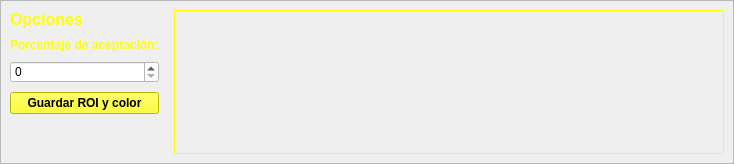
      <widget class="QWidget" name="tab_10">
       <attribute name="title">
        <string>COLOR</string>
       </attribute>
       <layout class="QGridLayout" name="gridLayout_23">
        <property name="leftMargin">
         <number>0</number>
        </property>
        <property name="topMargin">
         <number>0</number>
        </property>
        <property name="rightMargin">
         <number>0</number>
        </property>
        <property name="bottomMargin">
         <number>0</number>
        </property>
        <item row="0" column="0">
         <widget class="QFrame" name="frame_12">
          <property name="frameShape">
           <enum>QFrame::StyledPanel</enum>
          </property>
          <property name="frameShadow">
           <enum>QFrame::Raised</enum>
          </property>
          <layout class="QGridLayout" name="gridLayout_24">
           <property name="horizontalSpacing">
            <number>15</number>
           </property>
           <property name="verticalSpacing">
            <number>9</number>
           </property>
           <item row="2" column="0">
            <widget class="QSpinBox" name="pAceptacionColorSpin">
             <property name="styleSheet">
              <string notr="true">background-color: rgb(255, 255, 255);</string>
             </property>
            </widget>
           </item>
           <item row="0" column="0">
            <widget class="QLabel" name="label_29">
             <property name="font">
              <font>
               <pointsize>12</pointsize>
               <weight>75</weight>
               <bold>true</bold>
              </font>
             </property>
             <property name="styleSheet">
              <string notr="true">background-color: qlineargradient(spread:pad, x1:1, y1:1, x2:1, y2:2,  stop:0 rgba(0, 0, 0, 0), stop:1 rgba(255, 255, 255, 255));
color: rgb(255, 255, 0);</string>
             </property>
             <property name="text">
              <string>Opciones</string>
             </property>
            </widget>
           </item>
           <item row="3" column="0">
            <widget class="QPushButton" name="guardarROIColorButton">
             <property name="font">
              <font>
               <pointsize>9</pointsize>
               <weight>75</weight>
               <bold>true</bold>
              </font>
             </property>
             <property name="styleSheet">
              <string notr="true">background-color: rgb(255, 255, 0);</string>
             </property>
             <property name="text">
              <string>Guardar ROI y color</string>
             </property>
            </widget>
           </item>
           <item row="1" column="0">
            <widget class="QLabel" name="label_30">
             <property name="font">
              <font>
               <pointsize>9</pointsize>
               <weight>75</weight>
               <bold>true</bold>
              </font>
             </property>
             <property name="styleSheet">
              <string notr="true">background-color: qlineargradient(spread:pad, x1:1, y1:1, x2:1, y2:2,  stop:0 rgba(0, 0, 0, 0), stop:1 rgba(255, 255, 255, 255));
color: rgb(255, 255, 0);</string>
             </property>
             <property name="text">
              <string>Porcentaje de aceptación:</string>
             </property>
            </widget>
           </item>
           <item row="4" column="0">
            <spacer name="verticalSpacer_17">
             <property name="orientation">
              <enum>Qt::Vertical</enum>
             </property>
             <property name="sizeHint" stdset="0">
              <size>
               <width>20</width>
               <height>40</height>
              </size>
             </property>
            </spacer>
           </item>
           <item row="0" column="1" rowspan="5">
            <widget class="QLabel" name="imagenColorLabel">
             <property name="minimumSize">
              <size>
               <width>550</width>
               <height>0</height>
              </size>
             </property>
             <property name="maximumSize">
              <size>
               <width>550</width>
               <height>534</height>
              </size>
             </property>
             <property name="palette">
              <palette>
               <active>
                <colorrole role="WindowText">
                 <brush brushstyle="SolidPattern">
                  <color alpha="255">
                   <red>255</red>
                   <green>255</green>
                   <blue>0</blue>
                  </color>
                 </brush>
                </colorrole>
                <colorrole role="Button">
                 <brush brushstyle="LinearGradientPattern">
                  <gradient startx="0.000000000000000" starty="0.000000000000000" endx="1.000000000000000" endy="1.000000000000000" type="LinearGradient" spread="PadSpread" coordinatemode="ObjectBoundingMode">
                   <gradientstop position="0.000000000000000">
                    <color alpha="255">
                     <red>0</red>
                     <green>0</green>
                     <blue>0</blue>
                    </color>
                   </gradientstop>
                   <gradientstop position="1.000000000000000">
                    <color alpha="255">
                     <red>111</red>
                     <green>111</green>
                     <blue>111</blue>
                    </color>
                   </gradientstop>
                  </gradient>
                 </brush>
                </colorrole>
                <colorrole role="Base">
                 <brush brushstyle="LinearGradientPattern">
                  <gradient startx="0.000000000000000" starty="0.000000000000000" endx="1.000000000000000" endy="1.000000000000000" type="LinearGradient" spread="PadSpread" coordinatemode="ObjectBoundingMode">
                   <gradientstop position="0.000000000000000">
                    <color alpha="255">
                     <red>0</red>
                     <green>0</green>
                     <blue>0</blue>
                    </color>
                   </gradientstop>
                   <gradientstop position="1.000000000000000">
                    <color alpha="255">
                     <red>111</red>
                     <green>111</green>
                     <blue>111</blue>
                    </color>
                   </gradientstop>
                  </gradient>
                 </brush>
                </colorrole>
                <colorrole role="Window">
                 <brush brushstyle="LinearGradientPattern">
                  <gradient startx="0.000000000000000" starty="0.000000000000000" endx="1.000000000000000" endy="1.000000000000000" type="LinearGradient" spread="PadSpread" coordinatemode="ObjectBoundingMode">
                   <gradientstop position="0.000000000000000">
                    <color alpha="255">
                     <red>0</red>
                     <green>0</green>
                     <blue>0</blue>
                    </color>
                   </gradientstop>
                   <gradientstop position="1.000000000000000">
                    <color alpha="255">
                     <red>111</red>
                     <green>111</green>
                     <blue>111</blue>
                    </color>
                   </gradientstop>
                  </gradient>
                 </brush>
                </colorrole>
               </active>
               <inactive>
                <colorrole role="WindowText">
                 <brush brushstyle="SolidPattern">
                  <color alpha="255">
                   <red>255</red>
                   <green>255</green>
                   <blue>0</blue>
                  </color>
                 </brush>
                </colorrole>
                <colorrole role="Button">
                 <brush brushstyle="LinearGradientPattern">
                  <gradient startx="0.000000000000000" starty="0.000000000000000" endx="1.000000000000000" endy="1.000000000000000" type="LinearGradient" spread="PadSpread" coordinatemode="ObjectBoundingMode">
                   <gradientstop position="0.000000000000000">
                    <color alpha="255">
                     <red>0</red>
                     <green>0</green>
                     <blue>0</blue>
                    </color>
                   </gradientstop>
                   <gradientstop position="1.000000000000000">
                    <color alpha="255">
                     <red>111</red>
                     <green>111</green>
                     <blue>111</blue>
                    </color>
                   </gradientstop>
                  </gradient>
                 </brush>
                </colorrole>
                <colorrole role="Base">
                 <brush brushstyle="LinearGradientPattern">
                  <gradient startx="0.000000000000000" starty="0.000000000000000" endx="1.000000000000000" endy="1.000000000000000" type="LinearGradient" spread="PadSpread" coordinatemode="ObjectBoundingMode">
                   <gradientstop position="0.000000000000000">
                    <color alpha="255">
                     <red>0</red>
                     <green>0</green>
                     <blue>0</blue>
                    </color>
                   </gradientstop>
                   <gradientstop position="1.000000000000000">
                    <color alpha="255">
                     <red>111</red>
                     <green>111</green>
                     <blue>111</blue>
                    </color>
                   </gradientstop>
                  </gradient>
                 </brush>
                </colorrole>
                <colorrole role="Window">
                 <brush brushstyle="LinearGradientPattern">
                  <gradient startx="0.000000000000000" starty="0.000000000000000" endx="1.000000000000000" endy="1.000000000000000" type="LinearGradient" spread="PadSpread" coordinatemode="ObjectBoundingMode">
                   <gradientstop position="0.000000000000000">
                    <color alpha="255">
                     <red>0</red>
                     <green>0</green>
                     <blue>0</blue>
                    </color>
                   </gradientstop>
                   <gradientstop position="1.000000000000000">
                    <color alpha="255">
                     <red>111</red>
                     <green>111</green>
                     <blue>111</blue>
                    </color>
                   </gradientstop>
                  </gradient>
                 </brush>
                </colorrole>
               </inactive>
               <disabled>
                <colorrole role="WindowText">
                 <brush brushstyle="SolidPattern">
                  <color alpha="255">
                   <red>120</red>
                   <green>120</green>
                   <blue>120</blue>
                  </color>
                 </brush>
                </colorrole>
                <colorrole role="Button">
                 <brush brushstyle="LinearGradientPattern">
                  <gradient startx="0.000000000000000" starty="0.000000000000000" endx="1.000000000000000" endy="1.000000000000000" type="LinearGradient" spread="PadSpread" coordinatemode="ObjectBoundingMode">
                   <gradientstop position="0.000000000000000">
                    <color alpha="255">
                     <red>0</red>
                     <green>0</green>
                     <blue>0</blue>
                    </color>
                   </gradientstop>
                   <gradientstop position="1.000000000000000">
                    <color alpha="255">
                     <red>111</red>
                     <green>111</green>
                     <blue>111</blue>
                    </color>
                   </gradientstop>
                  </gradient>
                 </brush>
                </colorrole>
                <colorrole role="Base">
                 <brush brushstyle="LinearGradientPattern">
                  <gradient startx="0.000000000000000" starty="0.000000000000000" endx="1.000000000000000" endy="1.000000000000000" type="LinearGradient" spread="PadSpread" coordinatemode="ObjectBoundingMode">
                   <gradientstop position="0.000000000000000">
                    <color alpha="255">
                     <red>0</red>
                     <green>0</green>
                     <blue>0</blue>
                    </color>
                   </gradientstop>
                   <gradientstop position="1.000000000000000">
                    <color alpha="255">
                     <red>111</red>
                     <green>111</green>
                     <blue>111</blue>
                    </color>
                   </gradientstop>
                  </gradient>
                 </brush>
                </colorrole>
                <colorrole role="Window">
                 <brush brushstyle="LinearGradientPattern">
                  <gradient startx="0.000000000000000" starty="0.000000000000000" endx="1.000000000000000" endy="1.000000000000000" type="LinearGradient" spread="PadSpread" coordinatemode="ObjectBoundingMode">
                   <gradientstop position="0.000000000000000">
                    <color alpha="255">
                     <red>0</red>
                     <green>0</green>
                     <blue>0</blue>
                    </color>
                   </gradientstop>
                   <gradientstop position="1.000000000000000">
                    <color alpha="255">
                     <red>111</red>
                     <green>111</green>
                     <blue>111</blue>
                    </color>
                   </gradientstop>
                  </gradient>
                 </brush>
                </colorrole>
               </disabled>
              </palette>
             </property>
             <property name="frameShape">
              <enum>QFrame::Box</enum>
             </property>
             <property name="text">
              <string/>
             </property>
             <property name="scaledContents">
              <bool>true</bool>
             </property>
            </widget>
           </item>
          </layout>
         </widget>
        </item>
       </layout>
      </widget>
